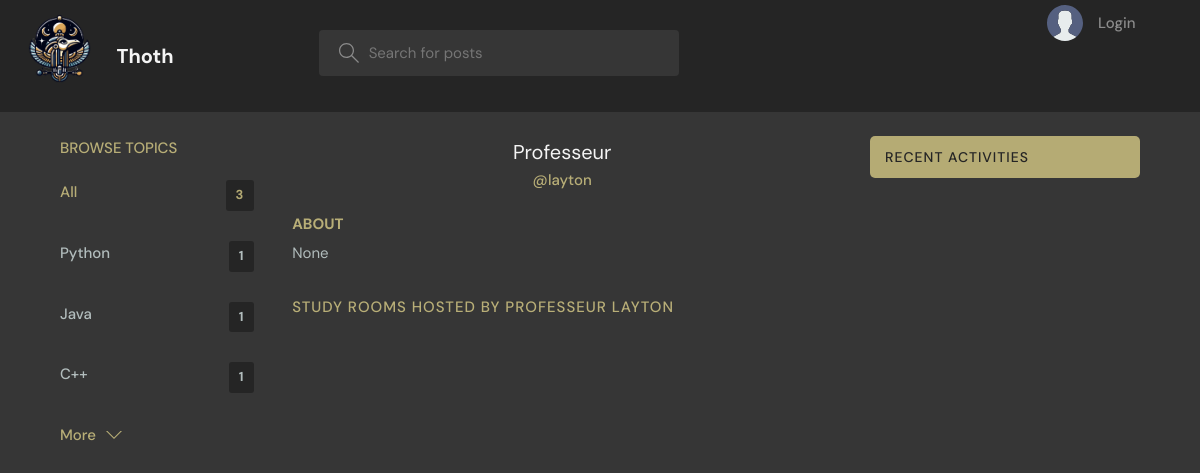
Screenshot of /profile/3/ with the database file from the repository.
### base/models.py (models this page shows, shortened)
class Topic(models.Model):
    name = models.CharField(max_length=200)

class User(AbstractUser):
    name = models.CharField(max_length=200, null=True)
    email = models.EmailField(unique=True, null=True)
    bio = models.TextField(null=True)
    avatar = models.ImageField(null=True, default="avatar.svg")
    ROLE_CHOICES = (
        ('eleve', 'Élève'),
        ('professeur', 'Professeur'),
    )
    role = models.CharField(max_length=20, choices=ROLE_CHOICES, default='eleve')
    USERNAME_FIELD = 'email'
    REQUIRED_FIELDS = ['username']

### base/views.py (the view)
# urls.py: path('profile/<str:pk>/', views.userProfile, name="user-profile"),
def userProfile(request, pk):
    user = User.objects.get(id=pk)
    rooms = user.room_set.all()
    room_messages = user.message_set.all()
    topics = Topic.objects.all()
    context = {'user': user, 'rooms': rooms,
               'room_messages': room_messages, 'topics': topics}
    return render(request, 'base/profile.html', context)

### base/templates/base/profile.html (shortened to what this page needs)
{% extends 'main.html' %}
{% block content %}
  <main class="profile-page layout layout--3">
    <div class="container">
      {% include 'base/topics_component.html' %}
      <div class="roomList">
        <div class="profile">
          <div class="profile__info">
            <h3>{{ user.name }}</h3>
            <p>@{{ user.username }}</p>
          </div>
          <div class="profile__about">
            <h3>About</h3>
            <p>{{ user.bio }}</p>
          </div>
        </div>
        <div class="roomList__header">
          <div>
            <h2>Study Rooms Hosted by {{user.name}} {{user.username}}</h2>
          </div>
        </div>
      </div>
      {% include 'base/activity_component.html' %}
    </div>
  </main>
{% endblock %}

### base/templates/base/topics_component.html
<div class="topics">
  <div class="topics__header">
    <h2>Browse Topics</h2>
  </div>
  <ul class="topics__list">
    <li>
      <a href="{% url 'home' %}" class="active">All <span>{{ topics.count }}</span></a>
    </li>
    {% for topic in topics %}
      <li>
        <a href="{% url 'home' %}?q={{ topic.name }}">{{ topic.name }}<span>{{ topic.room_set.all.count }}</span></a>
      </li>
    {% endfor %}
  </ul>
  <a class="btn btn--link" href="{% url 'topics' %}">
    More<svg version="1.1" xmlns="http://www.w3.org/2000/svg" width="32" height="32" viewBox="0 0 32 32">
      <title>chevron-down</title>
      <path d="M16 21l-13-13h-3l16 16 16-16h-3l-13 13z"></path>
    </svg>
  </a>
</div>

### static/styles/style.css (style rules this page uses)
:root { --color-main: #d4c885d3; --color-main-light: #F4F4F4 ; --color-dark: #252525; --color-gray-dark: #363636 ; --color-sand-light: #d4c885d3 ; --color-light: #F4F4F4 ; --color-gray: #8b8b8b; --color-light-gray: #b2bdbd; --color-bg: #363636; --color-success: #5dd693; --color-error: #fc4b0b; }
* { font-family: "DM Sans", -apple-system, BlinkMacSystemFont, "Segoe UI", Roboto, Oxygen, Ubuntu, Cantarell, "Open Sans", "Helvetica Neue", sans-serif; margin: 0; padding: 0; box-sizing: border-box; text-rendering: optimizeLegibility; font-size: inherit; }
html { font-size: 56.25%; }
@media only screen and (min-width: 1200px) { html { font-size: 62.5%; } }
body { line-height: 1.6; font-weight: 400; font-size: 1.5rem; color: var(--color-light-gray); background-color: var(--color-bg); min-height: 100vh; }
a { display: inline-block; color: var(--color-main); text-decoration: none; }
.container { max-width: 120rem; width: 90%; margin: auto; }
.btn { background-color: transparent; border: none; display: inline-flex; align-items: center; gap: 1rem; cursor: pointer; transition: all ease-in-out 0.3s; padding: 1rem 2rem; border-radius: 5px; box-shadow: 1px 1px 3px 1px rgba(0, 0, 0, 0.15); font-weight: 500; }
.btn--link { border-radius: 0; padding: 0; color: var(--color-main); box-shadow: none; }
.btn > svg { fill: currentColor; width: 1.6rem; height: 1.6rem; }
.layout { margin-top: 2.4rem; }
.layout > .container { display: flex; justify-content: space-between; align-items: flex-start; }
.layout--3 > .container > div:first-child { flex-basis: 18%; max-width: 22.5rem; }
.layout--3 > .container > div:nth-child(2) { flex-basis: 50%; }
.topics__header { margin-bottom: 2rem; }
.topics__header h2 { text-transform: uppercase; font-weight: 500; color: var(--color-sand-light); }
.topics__list { list-style: none; }
.topics__list li a { display: flex; justify-content: space-between; margin-bottom: 3rem; font-weight: 500; color: var(--color-light-gray); transition: all 0.3s ease-in-out; }
.topics__list li a.active, .topics__list li a:hover { color: var(--color-main); }
.topics__list li a span { padding: 0.5rem 1rem; background-color: var(--color-dark); border-radius: 3px; font-size: 1.3rem; font-weight: 700; letter-spacing: 1px; }
.roomList__header { display: flex; justify-content: space-between; align-items: center; margin-bottom: 2.4rem; }
.roomList__header h2 { text-transform: uppercase; font-weight: 500; color: var(--color-light); letter-spacing: 1px; }
.profile { margin-bottom: 3rem; }
.profile__info { text-align: center; }
.profile__info h3 { font-size: 2rem; color: var(--color-light); font-weight: 400; }
.profile__info p { color: var(--color-main); font-weight: 500; margin-bottom: 1rem; }
.profile__about { margin-top: 2rem; }
.profile__about h3 { text-transform: uppercase; color: var(--color-sand-light); margin-bottom: 0.5rem; }
.profile-page .roomList__header { margin-bottom: 1.5rem; }
.profile-page .roomList__header h2 { color: var(--color-sand-light); }

### rows the page displays
Topic: name "Python", room_set.all.count "1"
Topic: name "Java", room_set.all.count "1"
Topic: name "C++", room_set.all.count "1"
User: name "Professeur", username "layton", bio "None", name "PROFESSEUR", username "LAYTON"

### other values shown
{{ topics.count }} "3"
